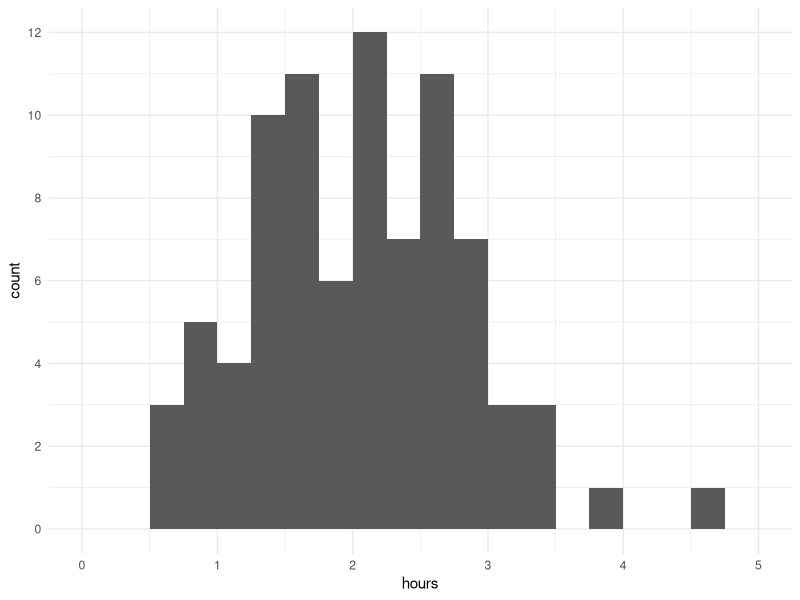
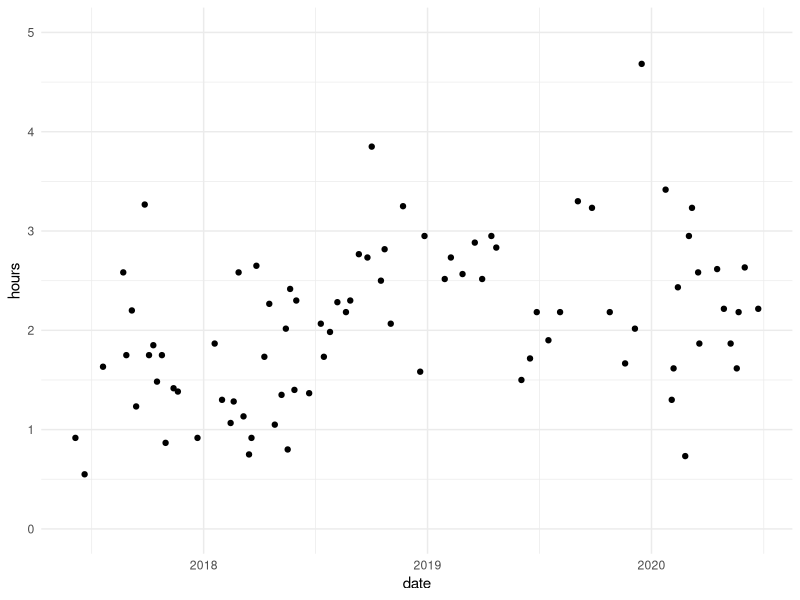
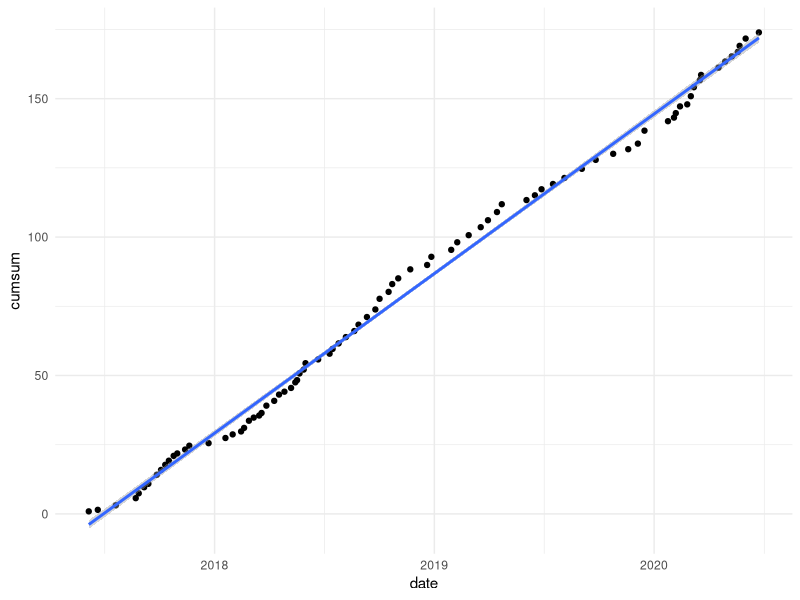

Reproduce these figures in R, in order.
# code for basic analysis of 80000 hours podcast data

library(tidyverse)
library(lubridate)

dat <- read_csv("episodes.csv")


### graphs
ggplot(dat, aes(x=hours)) + geom_histogram(binwidth=0.25, center = 0.125) +
    coord_cartesian(xlim=c(0,5)) + scale_y_continuous(breaks=c(0,2,4,6,8,10,12)) +
    theme_minimal()

ggplot(dat, aes(x=date, y=hours)) + geom_point() + 
    coord_cartesian(ylim=c(0,5)) + theme_minimal()

# cumulative frequency graph
ggplot(dat, aes(x=date, y=cumsum)) + geom_point() +
    geom_smooth(method = 'lm', formula = y ~ x) + theme_minimal()

# yearly
max(dat$cumsum)/3
reg <- lm(cumsum ~ date, dat)
reg$coefficients[2] * 366

# yearly totals
cumsum2020 <- max(dat$cumsum) - max(dat$cumsum[dat$year==2019])
max(dat$cumsum[dat$year==2019]) - max(dat$cumsum[dat$year==2018])
max(dat$cumsum[dat$year==2018]) - max(dat$cumsum[dat$year==2017])
max(dat$cumsum[dat$year==2017]) 

#2020 rate
drate20 <- cumsum2020/180

# first half of year totals
fir_18 <- max(dat$cumsum[dat$year==2018 & dat$month<7]) - max(dat$cumsum[dat$year==2017])
fir_19 <- max(dat$cumsum[dat$year==2019 & dat$month<7]) - max(dat$cumsum[dat$year==2018])

# yearly rates + prediction from regression
reg17 <- lm(cumsum ~ date, dat[dat$year==2017,])
reg17$coefficients[2]
reg17$coefficients[2] * 366

reg18 <- lm(cumsum ~ date, dat[dat$year==2018,])
reg18$coefficients[2]
reg18$coefficients[2] * 366

reg19 <- lm(cumsum ~ date, dat[dat$year==2019,])
reg19$coefficients[2]
reg19$coefficients[2] * 366

reg20 <- lm(cumsum ~ date, dat[dat$year==2020,])
reg20$coefficients[2]
reg20$coefficients[2] * 366

# amandango's extrapolations
sec_17 <- max(dat$cumsum[dat$year==2017]) - max(dat$cumsum[dat$year==2017 & dat$month<7])
sec_18 <- max(dat$cumsum[dat$year==2018]) - max(dat$cumsum[dat$year==2018 & dat$month<7])
sec_19 <- max(dat$cumsum[dat$year==2019]) - max(dat$cumsum[dat$year==2019 & dat$month<7])

drate17 <- sec_17/183
drate18 <- sec_18/183
drate19 <- sec_19/183

avg_drate <- mean(c(drate17, drate18, drate19))

186 * avg_drate
186 * drate17
186 * drate18
186 * drate19
186 * drate20

cumsum2020 + 186*avg_drate
cumsum2020 + 186*drate17
cumsum2020 + 186*drate18
cumsum2020 + 186*drate19
cumsum2020 + 186*drate20
cumsum2020 + 186*0.2
